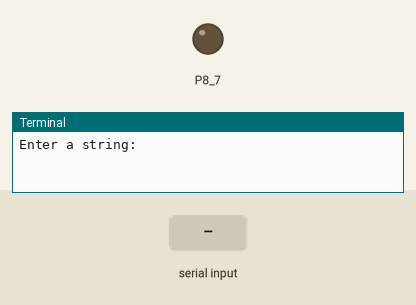
Recording of a program running on a simulated BeagleBone Black. Shown: output pins drawn as LEDs (lit = HIGH), the last lines printed to the terminal. Inputs (shaded band) come from the test bench.

Above: at 1.2 s.
1.3 s: "." typed at the terminal, then Enter
At 3.8 s:
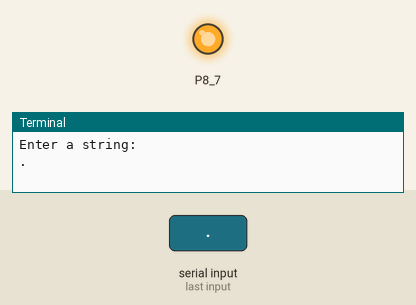
Timing chart, 0 to 10.3 s (numbered marks = the images above; inputs shaded):
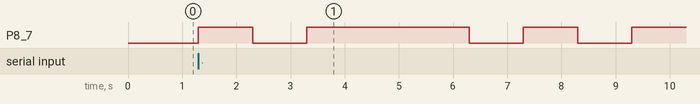

Measured:
- after the input at 1.3 s, P8_7: goes HIGH 1.0 s, LOW 1.0 s, HIGH 3.0 s, LOW 1.0 s, HIGH 1.0 s, LOW 1.0 s, then HIGH, starting at once

The program:

bb_m0rse_send.py
```python
#!/usr/bin/python3

# script allows a beagle-bone black to send morse code through a small GPIO device.
# in my case a laser.

import Adafruit_BBIO.GPIO as gpio
from time import sleep

gpio.setup("P8_7", gpio.OUT, gpio.PUD_DOWN)
gpio.output("P8_7", gpio.LOW)

MORSE_CODE_DICT = { 'a':'.-',       'b':'-...',
                      'c':'-.-.',     'd':'-..',      'e':'.',
                      'f':'..-.',     'g':'--.',      'h':'....',
                      'i':'..',       'j':'.---',     'k':'-.-',
                      'l':'.-..',     'm':'--',       'n':'-.',
                      'o':'---',      'p':'.--.',     'q':'--.-',
                      'r':'.-.',      's':'...',      't':'-',
                      'u':'..-',      'v':'...-',     'w':'.--',
                      'x':'-..-',     'y':'-.--',     'z':'--..',
                      '1':'.----',    '2':'..---',    '3':'...--',
                      '4':'....-',    '5':'.....',    '6':'-....',
                      '7':'--...',    '8':'---..',    '9':'----.',
                      '0':'-----',    ', ':'--..--',  '.':'.-.-.-',
                      '?':'..--..',   '/':'-..-.',    '-':'-....-',
                      '(':'-.--.',    ')':'-.--.-',	  ' ':'.......',
                      'end':'...-.-'}

#send function - x is either 1 (.) or 3 (-)
def send(x):
	gpio.output("P8_7", gpio.HIGH)
	sleep(x)
	gpio.output("P8_7", gpio.LOW)

#main send message loop
while True:
	inp = input("Enter a string: ")

	for i in inp:
		morse = MORSE_CODE_DICT[i]
		#do for all but last char
		for x in morse[:-1]:
			if x == ".":
				send(1)
				sleep(1)
			elif x == "-":
				send(3)
				sleep(1)

		#last char
		for x in morse[-1]:
			if x == ".":
				send(1)
			elif x == "-":
				send(3)
		sleep(4)

	#send end of transmission
	#do for all but last char
	for x in MORSE_CODE_DICT["end"][:-1]:
		if x == ".":
			send(1)
			sleep(1)
		elif x == "-":
			send(3)
			sleep(1)
	#last char
	for x in MORSE_CODE_DICT["end"][-1]:
		if x == ".":
			send(1)
		elif x == "-":
			send(3)
	sleep(4)

	#kill last char
	send(.25)
```
